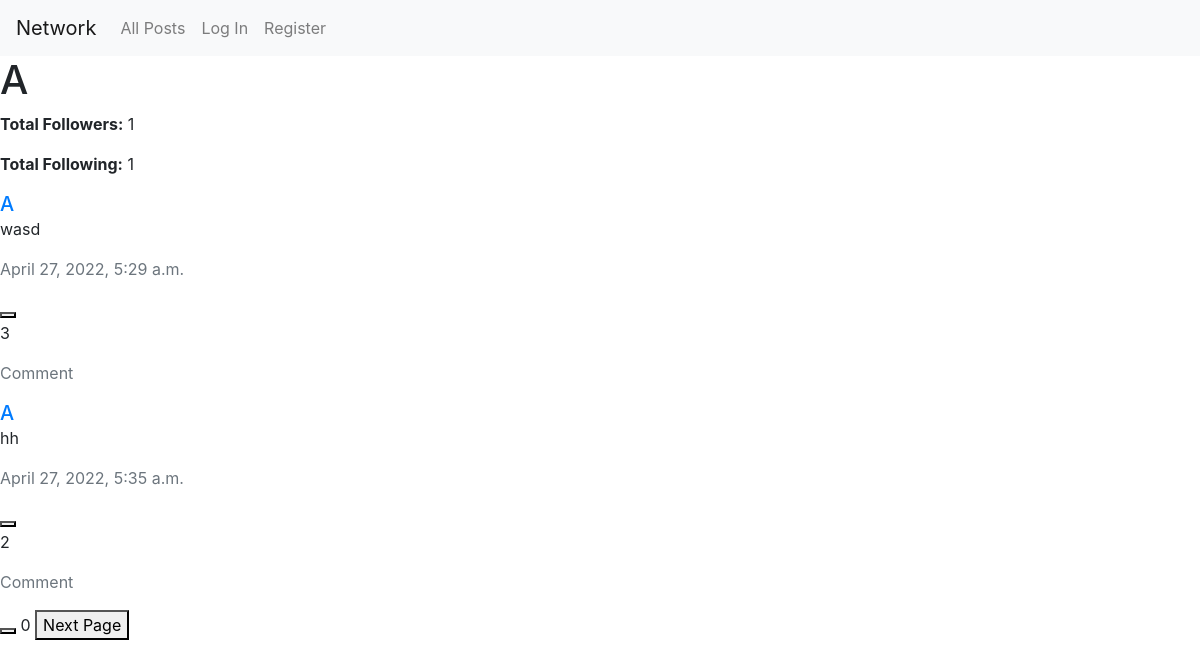
/profile/5, run on the app's committed database.
### network/models.py (models this page shows, shortened)
class User(AbstractUser):
    following = models.ManyToManyField(
        "self", null=True, blank=True, symmetrical=False, related_name="follower")
    liked_post = models.ManyToManyField(
        "Post", null=True, blank=True, related_name="liked_user")
    liked_comment = models.ManyToManyField(
        "Comment", null=True, blank=True, related_name="liked_user")
    @property
    def total_followers(self):
        return User.objects.filter(following=self).count()
    @property
    def total_following(self):
        return self.following.count()

class BaseModel(models.Model):
    content = models.TextField()
    likes = models.PositiveIntegerField(default=0)
    date_created = models.DateTimeField(auto_now_add=True)
    class Meta:
        abstract = True

class Post(BaseModel):
    author = models.ForeignKey(
        settings.AUTH_USER_MODEL, null=True, on_delete=models.SET_NULL, related_name="post")

### network/views.py (the view)
# urls.py: path("profile/<int:user_id>", views.profile_view, name="profile"),
def profile_view(request, user_id):
    try:
        user_data = User.objects.get(pk=user_id)
    except:
        return HttpResponseRedirect(reverse("error"))
    if not request.user.is_authenticated:
        is_following = False
    else:
        is_following = request.user.following.filter(id=user_data.id).exists()
    return render(request, "network/profile.html", {
        "user_data": user_data,
        "is_following": is_following,
        "posts": Post.objects.filter(author=user_data)
    })

### network/templates/network/profile.html (shortened to what this page needs)
{% extends "network/layout.html" %}
{% load static %}
{% block body %}
    <div>
        <h1 id="profile-name">{{ user_data.username }}</h1>
        <p>
            <b>Total Followers:</b>
            <span id="total-followers">{{ user_data.total_followers }}</span>
        </p>
        <p>
            <b>Total Following:</b>
            <span id="total-following">{{ user_data.total_following }}</span>
        </p>
    </div>
    {% include "network/content.html" %}
{% endblock %}

### network/templates/network/content.html (shortened to what this page needs)
{% for post in posts %}
    <div>
        <a href="{% url 'profile' post.author.id %}" class="h5">{{ post.author.username }}</a>
        <div class="content-container" data-id="{{ post.id }}">
            <p class="content">{{ post.content }}</p>
        </div>
        <p class="date-created text-muted">{{ post.date_created }}</p>
        <button class="like-post-btn" data-id="{{ post.id }}"></button>
        <p class="like-count">{{ post.likes }}</p>
        <p class="comment text-muted" data-id="{{ post.id }}">Comment</p>
    </div>
{% empty %}
    <h1>No post yet.</h1>
{% endfor %}
    <div id="paginator">
        <button id="previous-page"></button>
        <span id="page-number">0</span>
        <button id="next-page">Next Page</button>
    </div>

### data on the page
User: username "A", total_followers "1", total_following "1"
Post: author.username "A", content "wasd", date_created "April 27, 2022, 5:29 a.m.", likes "3"
Post: author.username "A", content "hh", date_created "April 27, 2022, 5:35 a.m.", likes "2"
